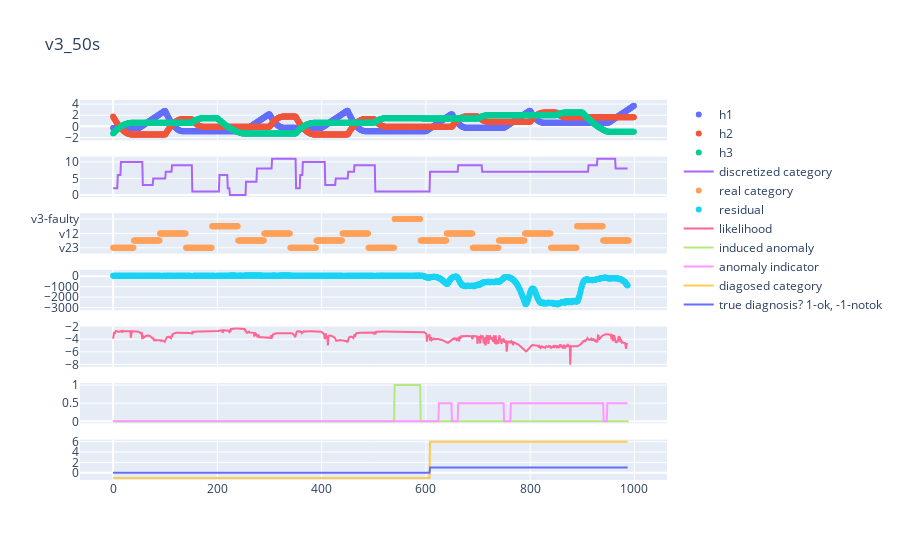

This figure's notebook cell:
### Code cell
diag_true = interact(plot_diagnosis, anomaly=['v3_50s','q1_50s', 'q1not', 'v12not', 'v23not', 'v3not', 
                             'q1short1s', 'v12short1s', 'v23short1s', 'v3short1s',
                               'v12_50s', 'v23_50s', 
                               'q1_100s', 'v12_100s', 'v23_100s', 'v3_100s', 
                               'rest_100s', 'q1v3_100s', 'v12v23_100s', 
                               'v12v3_100s', 'q1v23_100s', 'norm'])

### Figure 1 — Plotly figure (JSON) as saved in the notebook; plotly's stock layout.template omitted (floating-point values rounded to 4 significant figures; data arrays with more than 128 entries replaced by an {"elided": "..."} marker saying what was removed)
{"data": [{"mode": "markers", "name": "h1", "type": "scatter", "x": {"elided": "1000 int values"}, "xaxis": "x", "y": {"elided": "1000 float values"}, "yaxis": "y"}, {"mode": "markers", "name": "h2", "type": "scatter", "x": {"elided": "1000 int values"}, "xaxis": "x", "y": {"elided": "1000 float values"}, "yaxis": "y"}, {"mode": "markers", "name": "h3", "type": "scatter", "x": {"elided": "1000 int values"}, "xaxis": "x", "y": {"elided": "1000 float values"}, "yaxis": "y"}, {"mode": "lines", "name": "discretized category", "type": "scatter", "x": {"elided": "1000 int values"}, "xaxis": "x2", "y": {"elided": "988 int values"}, "yaxis": "y2"}, {"mode": "markers", "name": "real category", "type": "scatter", "x": {"elided": "990 int values"}, "xaxis": "x3", "y": {"elided": "990 str values"}, "yaxis": "y3"}, {"mode": "markers", "name": "residual", "type": "scatter", "x": {"elided": "1000 int values"}, "xaxis": "x4", "y": {"elided": "988 float values"}, "yaxis": "y4"}, {"mode": "lines", "name": "likelihood", "type": "scatter", "x": {"elided": "7350 int values"}, "xaxis": "x5", "y": {"elided": "988 float values"}, "yaxis": "y5"}, {"mode": "lines", "name": "induced anomaly", "type": "scatter", "x": {"elided": "1000 int values"}, "xaxis": "x6", "y": {"elided": "990 int values"}, "yaxis": "y6"}, {"mode": "lines", "name": "anomaly indicator", "type": "scatter", "x": {"elided": "1000 int values"}, "xaxis": "x6", "y": {"elided": "988 float values"}, "yaxis": "y6"}, {"mode": "lines", "name": "diagosed category", "type": "scatter", "x": {"elided": "1000 int values"}, "xaxis": "x7", "y": {"elided": "988 int values"}, "yaxis": "y7"}, {"mode": "lines", "name": "true diagnosis? 1-ok, -1-notok", "type": "scatter", "x": {"elided": "1000 int values"}, "xaxis": "x7", "y": {"elided": "988 int values"}, "yaxis": "y7"}], "layout": {"title": {"text": "v3_50s"}, "xaxis": {"anchor": "y", "domain": [0, 1], "matches": "x7", "showticklabels": false}, "xaxis2": {"anchor": "y2", "domain": [0, 1], "matches": "x7", "showticklabels": false}, "xaxis3": {"anchor": "y3", "domain": [0, 1], "matches": "x7", "showticklabels": false}, "xaxis4": {"anchor": "y4", "domain": [0, 1], "matches": "x7", "showticklabels": false}, "xaxis5": {"anchor": "y5", "domain": [0, 1], "matches": "x7", "showticklabels": false}, "xaxis6": {"anchor": "y6", "domain": [0, 1], "matches": "x7", "showticklabels": false}, "xaxis7": {"anchor": "y7", "domain": [0, 1]}, "yaxis": {"anchor": "x", "domain": [0.8939, 1]}, "yaxis2": {"anchor": "x2", "domain": [0.7449, 0.851]}, "yaxis3": {"anchor": "x3", "domain": [0.5959, 0.702]}, "yaxis4": {"anchor": "x4", "domain": [0.4469, 0.5531]}, "yaxis5": {"anchor": "x5", "domain": [0.298, 0.4041]}, "yaxis6": {"anchor": "x6", "domain": [0.149, 0.2551]}, "yaxis7": {"anchor": "x7", "domain": [0, 0.1061]}}}
